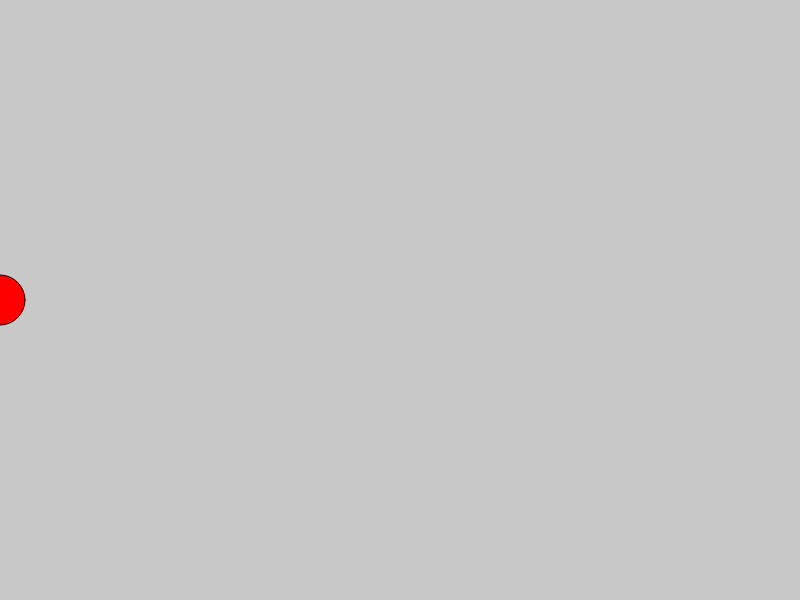
Frame 1 (no input)
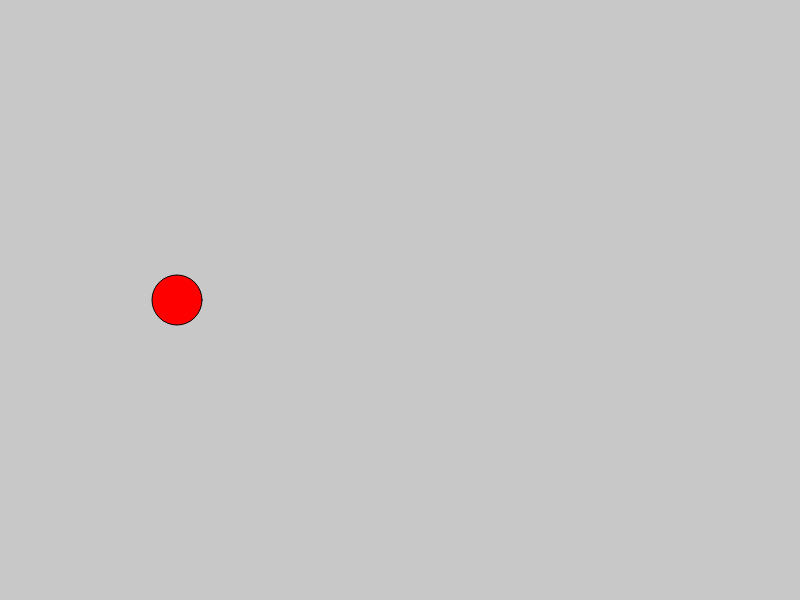
Frame 60 (no input)
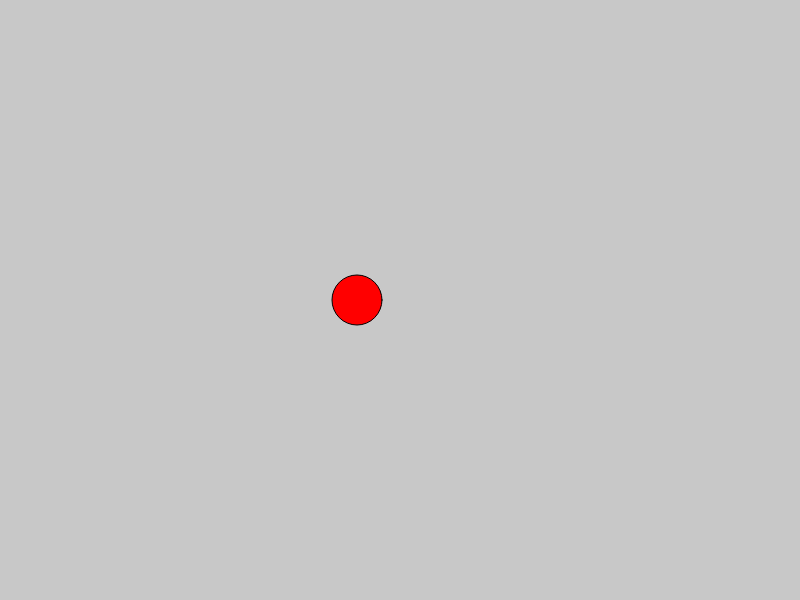
Frame 120 (the mouse pressed at the canvas centre since frame 60)

The p5.js sketch that drew these frames (run headless with seeded random() and noise() and a simulated clock; from frame 60 on, the mouse is pressed at the canvas centre):

// p5.js sketch
// ── sketch.js
var circleX; //current x position of the circle
var radius=25; //radius of the circle

function setup() {
  //creating a 800x600 canvas
  createCanvas(800,600);
  //assigning 0 as x coordinate of the circle
  circleX=0;
  //using red as fill color
  fill(255,0,0);
}


function draw() {
  //using a gray-ish background
  background(200);
  //drawing a circle at x=circleX, y=height/2 (middle) and with diameter=radius*2
  circle(circleX, height/2, radius*2);
  //adding 5 to the x value 
  
  circleX=(circleX+3)%width;
}
